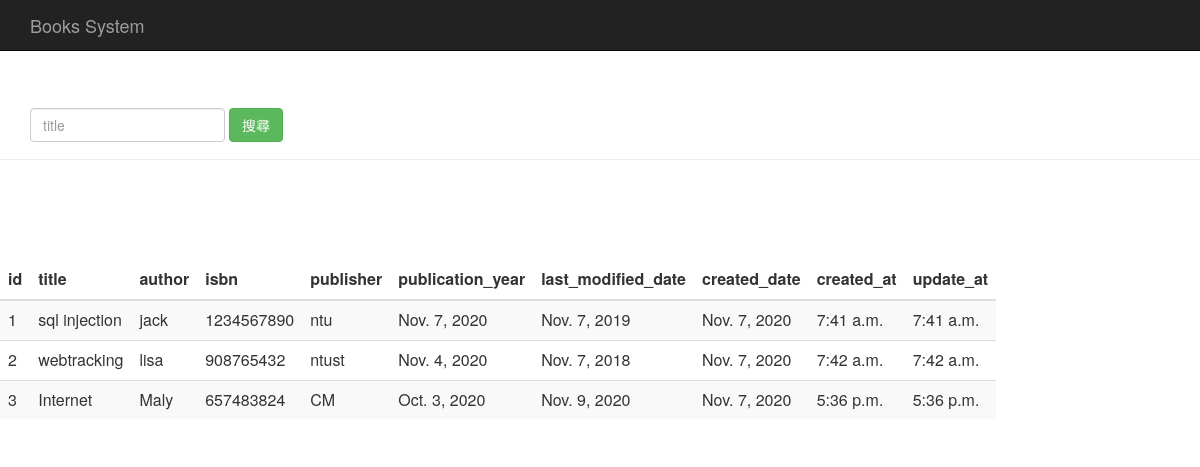
The app's page /index/ with its own data.
### bksystem/models.py (models this page shows, shortened)
class books(models.Model):
    title=models.CharField(max_length=255)
    author=models.CharField(max_length=255)
    isbn=models.CharField(max_length=255)
    publisher=models.CharField(max_length=255)
    publication_year=models.DateField('publication year')  #出版日期
    last_modified_date=models.DateField('last modified date')   #修改日期
    created_date=models.DateField(auto_now=True)
    created_at=models.TimeField(auto_now=True)  #發建立時間  (自動獲取目前時間)
    update_at=models.TimeField(auto_now=True)  #發建立時間  (自動獲取目前時間)

### bksystem/views.py (the view)
# urls.py: path('index/', views.index),
def index(request):
    book_list=books.objects.all()
    return render(request,"index.html",{"books":book_list})    #指向要求的網頁

### bksystem/templates/index.html (shortened to what this page needs)
<html lang="zh-TW">
    <head>
        {% load bootstrap3 %}
        {% bootstrap_css %}
    </head>
    <body role="document">
        <nav class="navbar navbar-inverse navbar-fixed-top">
            <div class="container">
                <div class="navbar-header">
                    <a class="navbar-brand" href="#">Books System</a>
                </div>
            </div>
        </nav>
         <div class="page-header" style="padding-top:60px;">
            <div id="navbar" class="navbar-collapse collapse">
                <form class="navbar-form" method="get" action="/search_title/">
                    <div class="form-group">
                        <input name="title" type="text" placeholder="title" class="form-control">
                    </div>
                    <button type="submit" class="btn btn-success">搜尋</button>
                </form>
            </div>
        </div>
        <div class="row" style="padding-top:80px;">
            <div class="col-md-6">
                <table class="table table-striped">
                    <thead>
                        <tr>
                            <th>id</th><th>title</th><th>author</th><th>isbn</th><th>publisher</th><th>publication_year</th><th>last_modified_date</th><th>created_date</th><th>created_at</th><th>update_at</th>
                        </tr>
                    </thead>
                    <tbody>
                        {% for book in books %}
                        <tr>
                            <td>{{book.id}}</td>
                            <td>{{book.title}}</td>
                            <td>{{book.author}}</td>
                            <td>{{book.isbn}}</td>
                            <td>{{book.publisher}}</td>
                            <td>{{book.publication_year}}</td>
                            <td>{{book.last_modified_date}}</td>
                            <td>{{book.created_date}}</td>
                            <td>{{book.created_at}}</td>
                            <td>{{book.update_at}}</td>
                        </tr>
                        {% endfor %}
                    </tbody>
                </table>
            </div>
        </div>
    </body>
</html>

### records on screen
books: id "1", title "sql injection", author "jack", isbn "1234567890", publisher "ntu", publication_year "Nov. 7, 2020", last_modified_date "Nov. 7, 2019", created_date "Nov. 7, 2020", created_at "7:41 a.m.", update_at "7:41 a.m."
books: id "2", title "webtracking", author "lisa", isbn "908765432", publisher "ntust", publication_year "Nov. 4, 2020", last_modified_date "Nov. 7, 2018", created_date "Nov. 7, 2020", created_at "7:42 a.m.", update_at "7:42 a.m."
books: id "3", title "Internet", author "Maly", isbn "657483824", publisher "CM", publication_year "Oct. 3, 2020", last_modified_date "Nov. 9, 2020", created_date "Nov. 7, 2020", created_at "5:36 p.m.", update_at "5:36 p.m."
